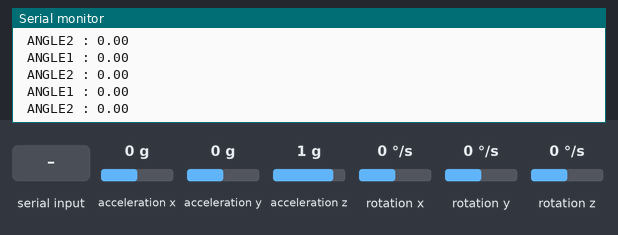
Simulated run of this sketch. Board: Arduino Uno, built with avr-gcc and run on an emulated ATmega328P. Shown: the last lines printed to the serial monitor. Wiring (inferred from the names in the program): MPU-6050 motion sensor at I2C address 0x68. The inputs (shaded band) are chosen by the test bench; at power-on: acceleration z 1 g, acceleration x 0 g, acceleration y 0 g, rotation x 0 °/s, rotation y 0 °/s, rotation z 0 °/s.

Above: at 1.2 s.
1.3 s: acceleration z set to 0 g
At 2.33 s:
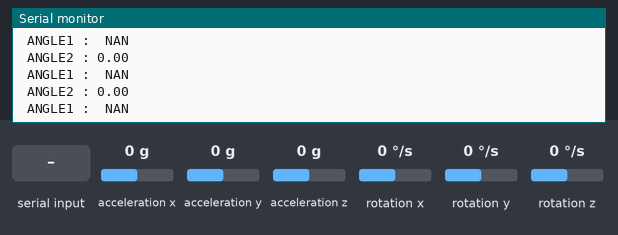
2.9 s: "angle1 : \n" received over the second serial link
At 2.97 s:
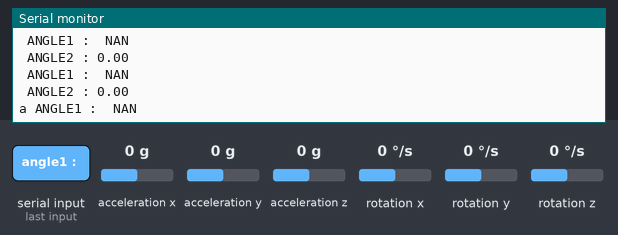
4.5 s: acceleration x set to -1.4 g
At 4.56 s:
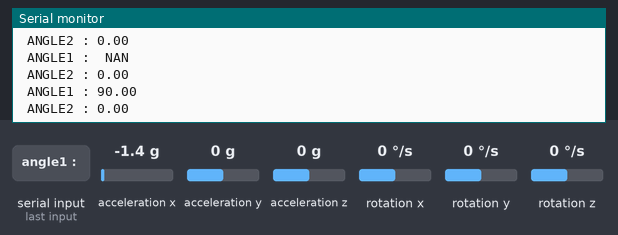
6.0 s: "angle2 : \n" received over the second serial link
At 6.15 s:
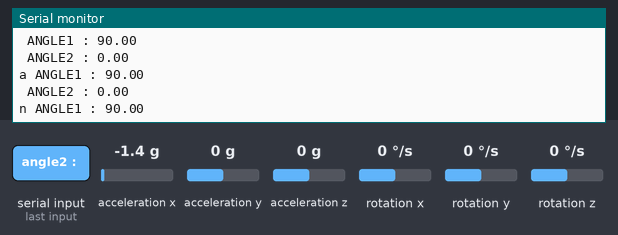
7.6 s: acceleration y set to -1.4 g
At 7.63 s:
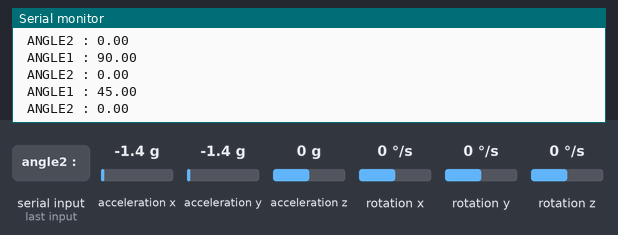
Timing chart, 0 to 10.1 s (numbered marks = the images above; inputs shaded):
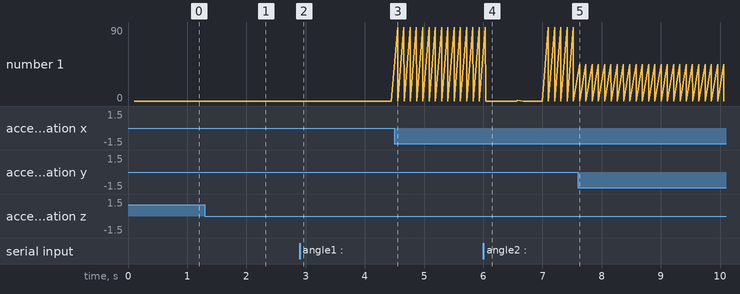

The sketch:

moving_data.ino
```cpp
#include <SoftwareSerial.h>
//#include <I2Cdev.h>
#include <MPU6050.h>
#include <Wire.h>

MPU6050 accelgyro1(0x68);
MPU6050 accelgyro2(0x69);

int16_t ax1, ay1, az1;
int16_t gx1, gy1, gz1;
int16_t ac_x, ac_y, ac_z, gy_x, gy_y, gy_z ; //acc, gyro data (acc, gyro 계산 수식)
int mx, my, mz, moving;
double angle1 = 0, deg ; // angle, deg data (각도계산)
double angle2 = 0;
double dgy_x ;
long mapping_value = 1000;
long normal_x, normal_y, normal_z, deltha_x[3], deltha_y[3], deltha_z[3], deltha, angle_1[3], angle_2[3] ;
long event_value = 1000;
boolean ACCESS_ACCEL = false;

SoftwareSerial BtSerial(6, 7);

#define OUTPUT_READABLE_ACCELGYRO
#define mpu_add 0x68

void value_init();
//void ACCEL_ACCESS();

void setup() {
  Wire.begin();
  Serial.begin(115200);
  accelgyro1.initialize();
  accelgyro2.initialize();
  BtSerial.begin(115200);
  //ACCESS_ACCEL = ACCEL_ACCESS(); // 가속도 센서 값 맞게 나오는지 확인하기
}

void loop() {
  //  moving_data();

  if (BtSerial.available()) { //블루투스에서 넘어온 데이터가 있다면
    Serial.write(BtSerial.read()); //시리얼모니터에 데이터를 출력
  }
  if (Serial.available()) {    //시리얼모니터에 입력된 데이터가 있다면
    BtSerial.write(Serial.read());  //블루투스를 통해 입력된 데이터 전달
  }

  accelgyro1.getMotion6(&ax1, &ay1, &az1, &gx1, &gy1, &gz1);


  //Serial.print("a1/g1:\t");
  /*
    Serial.print(ax1); Serial.print("\t");
    Serial.print(ay1); Serial.print("\t");
    Serial.print(az1); Serial.print("\t");
    Serial.print(gx1); Serial.print("\t");
    Serial.print(gy1); Serial.print("\t");
    Serial.print(gz1);
    Serial.print("\n");
  */
  //Serial.println(moving);
  delay(100);
  value_init(); // 변수 초기화
  accel_calculate(); // 가속도 측정 -> 각도계산
  angle1 = abs(angle1); // 각도 변수에 저장
  angle2 = abs(angle2); // 각도 변수에 저장
  Serial.println( " ANGLE1 : " + String(angle1)); Serial.println( " ANGLE2 : " + String(angle2));
}

void accel_calculate() {
  ac_x = 0; ac_y = 0; ac_z = 0;

  Wire.beginTransmission(mpu_add) ; // 번지수 찾기
  Wire.write(0x3B) ; // 가속도 데이터 보내달라고 컨트롤 신호 보내기
  Wire.endTransmission(false) ; // 기달리고,
  Wire.requestFrom(mpu_add, 6, true) ; // 데이터를 받아 처리

  // Data SHIFT
  ac_x = Wire.read() << 8 | Wire.read() ;
  ac_y = Wire.read() << 8 | Wire.read() ;
  ac_z = Wire.read() << 8 | Wire.read() ;

  //Serial.println("X : " + String(ac_x) + "Y : " + String(ac_y) + "Z : " + String(ac_z));
  //if (ACCESS_ACCEL) { } else {
  //  return;
  //}

  //맵핑화 시킨 것 – 즉 10000으로 맵핑시킴
  normal_x = map(int(ac_x), -16384, 16384, 0, mapping_value);
  normal_y = map(int(ac_y), -16384, 16384, 0, mapping_value);
  normal_z = map(int(ac_z), -16384, 16384, 0, mapping_value);

  float accel_xz, accel_yz, angle3;
  const float RADIANS_TO_DEGREES = 180 / 3.14159;

  // 각도1 계산하기
  //accel_yz = sqrt(pow(ac_x, 2) + pow(ac_y, 2));
  //angle1 = atan(-ac_z / accel_yz) * RADIANS_TO_DEGREES; //ex
  //accel_yz = sqrt(pow(ac_x, 2) + pow(ac_z, 2));
  //angle1 = atan(-ac_y / accel_yz) * RADIANS_TO_DEGREES;  //Roll
  accel_yz = sqrt(pow(ac_y, 2) + pow(ac_z, 2));
  angle1 = atan(-ac_x / accel_yz) * RADIANS_TO_DEGREES;  //pitch
  //Serial.println("angle1 : ");
  //Serial.println(angle1);


  // 각도2 계산하기
  accel_xz = sqrt(pow(ac_z, 2) + pow(ac_y, 2));  // roll
  //angle2 = atan(-ac_x / accel_xz) * RADIANS_TO_DEGREES;
  //Serial.println("angle2 : ");
  //Serial.println(angle2);
}

void value_init() {
  normal_x = 0; normal_x = 0; normal_x = 0;
  for (int i = 0; i < 3; i++) {
    deltha_x[i] = 0;
    deltha_y[i] = 0;
    deltha_z[i] = 0;
    angle1 = 0;
    angle2 = 0;
  }
}
```

Measured:
- after the input at 1.3 s, the serial monitor: prints a new line after 0.08 s (image 1)
- after the input at 2.9 s, the serial monitor: prints a new line after 0.07 s (image 2)
- after the input at 4.5 s, the serial monitor: prints a new line after 0.05 s (image 3)
- after the input at 6.0 s, the serial monitor: prints a new line at once (image 4)
- after the input at 7.6 s, the serial monitor: prints a new line at once (image 5)
